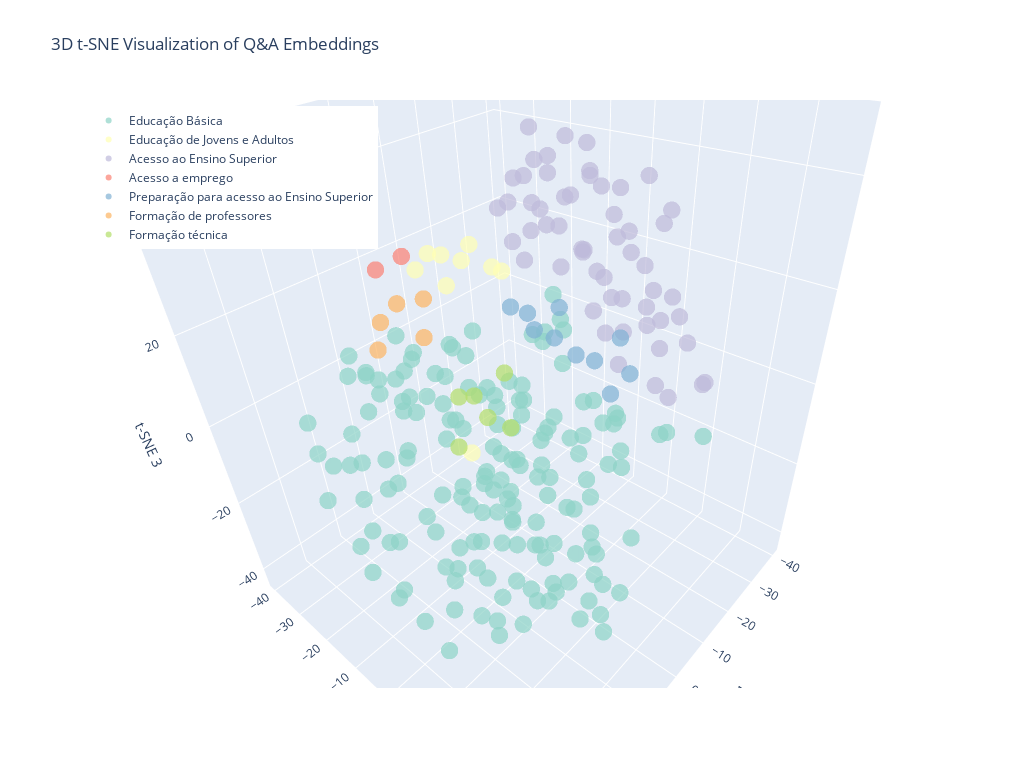

Notebook code for this chart:
### Code cell
create_3d_plot(embeddings_3d, embeddings_df)

### Figure 1 — Plotly figure (JSON) as saved in the notebook; plotly's stock layout.template omitted (floating-point values rounded to 4 significant figures; data arrays with more than 128 entries replaced by an {"elided": "..."} marker saying what was removed)
{"data": [{"hovertemplate": "%{text}<extra></extra>", "marker": {"color": "rgb(141,211,199)", "opacity": 0.7, "size": 6}, "mode": "markers", "name": "Educação Básica", "text": {"elided": "159 str values"}, "type": "scatter3d", "x": {"elided": "159 float values"}, "y": {"elided": "159 float values"}, "z": {"elided": "159 float values"}}, {"hovertemplate": "%{text}<extra></extra>", "marker": {"color": "rgb(255,255,179)", "opacity": 0.7, "size": 6}, "mode": "markers", "name": "Educação de Jovens e Adultos", "text": ["Tópico: Educação de Jovens e Adultos<br>Programa: EJA<br>Pergunta: O que é EJA?", "Tópico: Educação de Jovens e Adultos<br>Programa: EJA<br>Pergunta: Quem pode participar do EJA?", "Tópico: Educação de Jovens e Adultos<br>Programa: EJA<br>Pergunta: Como funciona o EJA?", "Tópico: Educação de Jovens e Adultos<br>Programa: EJA<br>Pergunta: Onde encontrar o EJA?", "Tópico: Educação de Jovens e Adultos<br>Programa: PROEJA<br>Pergunta: Como o EJA pode me preparar para o mercado de trabalho?", "Tópico: Educação de Jovens e Adultos<br>Programa: PROEJA<br>Pergunta: Quais são as instituições que ofertam os cursos?", "Tópico: Educação de Jovens e Adultos<br>Programa: PROEJA<br>Pergunta: Como é feita a seleção para os cursos Proeja?", "Tópico: Educação de Jovens e Adultos<br>Programa: PROEJA<br>Pergunta: Eu já concluí o ensino médio, posso cursar o Proeja ?", "Tópico: Educação de Jovens e Adultos<br>Programa: Pé-de-meia/EJA<br>Pergunta: Alunos da EJA têm direito ao recebimento do Pé de Meia?"], "type": "scatter3d", "x": [-6.364, -8.648, -12.05, -6.184, -13.88, -6.923, -12.32, -17.16, 6.897], "y": [-32.17, -25.65, -30.33, -27.28, -23.44, -18.32, -15.73, -18.0, -5.313], "z": [17.51, 14.94, 19.21, 22.45, 22.61, 23.11, 20.46, 17.05, -8.406]}, {"hovertemplate": "%{text}<extra></extra>", "marker": {"color": "rgb(190,186,218)", "opacity": 0.7, "size": 6}, "mode": "markers", "name": "Acesso ao Ensino Superior", "text": ["Tópico: Acesso ao Ensino Superior<br>Programa: SISU<br>Pergunta: O que é o SISU?", "Tópico: Acesso ao Ensino Superior<br>Programa: SISU<br>Pergunta: Quem pode se inscrever no SISU?", "Tópico: Acesso ao Ensino Superior<br>Programa: SISU<br>Pergunta: Posso escolher qual semestre irei cursar?", "Tópico: Acesso ao Ensino Superior<br>Programa: SISU<br>Pergunta: O candidato que participou do Sisu em edições anteriores e foi selecionado pode concorrer nesta edição?", "Tópico: Acesso ao Ensino Superior<br>Programa: SISU<br>Pergunta: O candidato matriculado em instituição de educação superior pode concorrer no processo seletivo desta edição do Sisu?", "Tópico: Acesso ao Ensino Superior<br>Programa: SISU<br>Pergunta: É cobrada alguma taxa para a realização da inscrição?", "Tópico: Acesso ao Ensino Superior<br>Programa: SISU<br>Pergunta: Quais os documentos necessários para fazer a inscrição no Sisu?", "Tópico: Acesso ao Ensino Superior<br>Programa: CPOP (Rede Nacional de Cursinhos Populares)<br>Pergunta: O que é um cursinho popular?", "Tópico: Acesso ao Ensino Superior<br>Programa: CPOP (Rede Nacional de Cursinhos Populares)<br>Pergunta: O que é a Rede Nacional de Cursinhos Populares (CPOP)?", "Tópico: Acesso ao Ensino Superior<br>Programa: CPOP (Rede Nacional de Cursinhos Populares)<br>Pergunta: Como um cursinho entra para a CPOP?", "Tópico: Acesso ao Ensino Superior<br>Programa: CPOP (Rede Nacional de Cursinhos Populares)<br>Pergunta: Como sei os cursinhos populares que fazem parte da CPOP?", "Tópico: Acesso ao Ensino Superior<br>Programa: CPOP (Rede Nacional de Cursinhos Populares)<br>Pergunta: Sou aluno e quero participar de um cursinho da CPOP?", "Tópico: Acesso ao Ensino Superior<br>Programa: CPOP (Rede Nacional de Cursinhos Populares)<br>Pergunta: Os alunos de cursinhos da CPOP recebem algum apoio?", "Tópico: Acesso ao Ensino Superior<br>Programa: ENEM (Exame Nacional do Ensino Médio)<br>Pergunta: O que é o ENEM?", "Tópico: Acesso ao Ensino Superior<br>Programa: ENEM (Exame Nacional do Ensino Médio)<br>Pergunta: Para que serve a nota do ENEM?", "Tópico: Acesso ao Ensino Superior<br>Programa: ENEM (Exame Nacional do Ensino Médio)<br>Pergunta: Quem pode fazer a prova do ENEM?", "Tópico: Acesso ao Ensino Superior<br>Programa: ENEM (Exame Nacional do Ensino Médio)<br>Pergunta: Como faço para me inscrever no ENEM?", "Tópico: Acesso ao Ensino Superior<br>Programa: ENEM (Exame Nacional do Ensino Médio)<br>Pergunta: Preciso pagar para fazer o ENEM?", "Tópico: Acesso ao Ensino Superior<br>Programa: ENEM (Exame Nacional do Ensino Médio)<br>Pergunta: Existe isenção da taxa de inscrição do ENEM?", "Tópico: Acesso ao Ensino Superior<br>Programa: ENEM (Exame Nacional do Ensino Médio)<br>Pergunta: Se eu conseguir a isenção da taxa, minha inscrição no ENEM está garantida?", "Tópico: Acesso ao Ensino Superior<br>Programa: ENEM (Exame Nacional do Ensino Médio)<br>Pergunta: Sou aluno de escola pública, minha inscrição no ENEM é automática?", "Tópico: Acesso ao Ensino Superior<br>Programa: ENEM (Exame Nacional do Ensino Médio)<br>Pergunta: Como são as provas do ENEM?", "Tópico: Acesso ao Ensino Superior<br>Programa: ENEM (Exame Nacional do Ensino Médio)<br>Pergunta: Posso usar minha nota do ENEM para estudar fora do Brasil?", "Tópico: Acesso ao Ensino Superior<br>Programa: ENEM (Exame Nacional do Ensino Médio)<br>Pergunta: Não consegui fazer a prova em um dos dias. Posso refazer?", "Tópico: Acesso ao Ensino Superior<br>Programa: ENEM (Exame Nacional do Ensino Médio)<br>Pergunta: O ENEM tem prazo de validade?", "Tópico: Acesso ao Ensino Superior<br>Programa: ENEM (Exame Nacional do Ensino Médio)<br>Pergunta: O que é o programa \"Pé-de-Meia\" e qual a relação com o ENEM?", "Tópico: Acesso ao Ensino Superior<br>Programa: SISU (Sistema de Seleção Unificada)<br>Pergunta: O que é o SISU?", "Tópico: Acesso ao Ensino Superior<br>Programa: SISU (Sistema de Seleção Unificada)<br>Pergunta: Quem pode se inscrever no SISU?", "Tópico: Acesso ao Ensino Superior<br>Programa: SISU (Sistema de Seleção Unificada)<br>Pergunta: Como funciona a inscrição no SISU?", "Tópico: Acesso ao Ensino Superior<br>Programa: SISU (Sistema de Seleção Unificada)<br>Pergunta: O que é a \"nota de corte\" do SISU?", "Tópico: Acesso ao Ensino Superior<br>Programa: SISU (Sistema de Seleção Unificada)<br>Pergunta: E se eu não for aprovado na chamada regular do SISU?", "Tópico: Acesso ao Ensino Superior<br>Programa: Lei de Cotas<br>Pergunta: O que é o sistema de cotas?", "Tópico: Acesso ao Ensino Superior<br>Programa: Lei de Cotas<br>Pergunta: Como saber se tenho direito às cotas?", "Tópico: Acesso ao Ensino Superior<br>Programa: Lei de Cotas<br>Pergunta: Onde indico que quero concorrer pelas cotas?", "Tópico: Acesso ao Ensino Superior<br>Programa: ProUni (Programa Universidade para Todos)<br>Pergunta: O que é o ProUni?", "Tópico: Acesso ao Ensino Superior<br>Programa: ProUni (Programa Universidade para Todos)<br>Pergunta: Quem pode se inscrever no ProUni?", "Tópico: Acesso ao Ensino Superior<br>Programa: ProUni (Programa Universidade para Todos)<br>Pergunta: Qual o critério de renda para o ProUni?", "Tópico: Acesso ao Ensino Superior<br>Programa: ProUni (Programa Universidade para Todos)<br>Pergunta: Fui pré-selecionado no ProUni, isso garante minha bolsa?", "Tópico: Acesso ao Ensino Superior<br>Programa: ProUni (Programa Universidade para Todos)<br>Pergunta: Consegui uma bolsa de 50% do ProUni, mas não posso pagar o resto. O que faço?", "Tópico: Acesso ao Ensino Superior<br>Programa: ProUni (Programa Universidade para Todos)<br>Pergunta: Posso escolher qualquer curso no ProUni?", "Tópico: Acesso ao Ensino Superior<br>Programa: ProUni (Programa Universidade para Todos)<br>Pergunta: Posso me inscrever no ProUni e no Fies ao mesmo tempo?", "Tópico: Acesso ao Ensino Superior<br>Programa: ProUni (Programa Universidade para Todos)<br>Pergunta: E se eu perder o prazo de comprovação de documentos?", "Tópico: Acesso ao Ensino Superior<br>Programa: ProUni (Programa Universidade para Todos)<br>Pergunta: Quem já tem diploma pode participar do ProUni?", "Tópico: Acesso ao Ensino Superior<br>Programa: FIES (Fundo de Financiamento Estudantil)<br>Pergunta: O que é o FIES?", "Tópico: Acesso ao Ensino Superior<br>Programa: FIES (Fundo de Financiamento Estudantil)<br>Pergunta: Qual a diferença entre FIES e ProUni?", "Tópico: Acesso ao Ensino Superior<br>Programa: FIES (Fundo de Financiamento Estudantil)<br>Pergunta: Quais os requisitos para pedir o FIES?", "Tópico: Acesso ao Ensino Superior<br>Programa: FIES (Fundo de Financiamento Estudantil)<br>Pergunta: Como funciona o processo para conseguir o FIES?", "Tópico: Acesso ao Ensino Superior<br>Programa: FIES (Fundo de Financiamento Estudantil)<br>Pergunta: Posso me inscrever no Fies e no Prouni ao mesmo tempo?", "Tópico: Acesso ao Ensino Superior<br>Programa: FIES (Fundo de Financiamento Estudantil)<br>Pergunta: Posso financiar qualquer curso no Fies?", "Tópico: Acesso ao Ensino Superior<br>Programa: FIES (Fundo de Financiamento Estudantil)<br>Pergunta: Preciso ter fiador para o Fies?", "Tópico: Acesso ao Ensino Superior<br>Programa: FIES (Fundo de Financiamento Estudantil)<br>Pergunta: Como funcionam os pagamentos durante o curso?", "Tópico: Acesso ao Ensino Superior<br>Programa: FIES (Fundo de Financiamento Estudantil)<br>Pergunta: E se eu perder o prazo de comprovação de documentos?", "Tópico: Acesso ao Ensino Superior<br>Programa: FIES (Fundo de Financiamento Estudantil)<br>Pergunta: Posso adiantar parcelas do Fies?", "Tópico: Acesso ao Ensino Superior<br>Programa: FIES (Fundo de Financiamento Estudantil)<br>Pergunta: E se eu desistir do curso?", "Tópico: Acesso ao Ensino Superior<br>Programa: FIES (Fundo de Financiamento Estudantil)<br>Pergunta: Tabela Comparativa: SISU, ProUni e FIES"], "type": "scatter3d", "x": [-10.67, -23.59, -10.62, -20.97, -25.34, -25.52, -18.36, -3.033, -9.199, -8.277, -4.149, -1.538, 3.229, -30.49, -38.01, -33.84, -26.77, -29.99, -35.89, -33.42, -27.68, -31.89, -39.79, -38.65, -33.46, -25.87, -12.91, -18.37, -18.21, -12.53, -19.2, -22.58, -19.09, -19.07, -16.96, -20.62, -24.51, -22.59, -19.31, -14.26, -7.882, -13.32, -23.92, 3.518, -0.563, 6.897, 0.7717, -2.149, 6.286, 7.151, -1.442, -7.629, 0.5908, -2.322, -4.702], "y": [-7.16, -0.6848, -3.473, -5.86, -6.587, -7.856, -11.88, 28.03, 32.71, 29.9, 35.59, 29.18, 34.01, 2.954, 3.824, -2.629, -2.01, -3.665, 0.4039, 5.429, 4.302, -2.573, 3.732, -8.179, 9.775, 5.25, -1.352, -2.221, -5.834, -4.822, 1.963, 20.08, 15.42, 20.42, 12.57, 6.851, 14.47, 12.19, 18.83, 5.328, 10.06, 13.12, 5.341, 2.909, 1.656, 8.399, 8.886, 10.26, 10.47, 15.65, 6.065, 13.69, 16.51, 15.59, 2.329], "z": [39.93, 37.94, 31.39, 28.23, 32.7, 43.29, 37.31, 16.3, 15.13, 22.11, 19.48, 24.16, 20.25, 4.059, 2.491, 8.858, 9.0, 16.09, 19.11, 18.55, 13.38, 1.158, 10.0, 10.01, 7.739, -0.6478, 41.25, 35.31, 41.97, 48.23, 45.12, 16.96, 18.87, 22.42, 32.97, 33.4, 32.24, 40.56, 37.19, 28.79, 31.93, 41.45, 27.77, 41.28, 34.19, 44.39, 41.56, 31.62, 35.96, 42.84, 47.7, 43.46, 37.17, 47.53, 39.45]}, {"hovertemplate": "%{text}<extra></extra>", "marker": {"color": "rgb(251,128,114)", "opacity": 0.7, "size": 6}, "mode": "markers", "name": "Acesso a emprego", "text": ["Tópico: Acesso a emprego<br>Programa: Programa Progredir<br>Pergunta: O que é o Programa Progredir?", "Tópico: Acesso a emprego<br>Programa: Programa Progredir<br>Pergunta: Quem pode participar do Programa Progredir?"], "type": "scatter3d", "x": [10.8, 7.182], "y": [-20.82, -17.71], "z": [27.36, 29.36]}, {"hovertemplate": "%{text}<extra></extra>", "marker": {"color": "rgb(128,177,211)", "opacity": 0.7, "size": 6}, "mode": "markers", "name": "Preparação para acesso ao Ensino Superior", "text": ["Tópico: Preparação para acesso ao Ensino Superior<br>Programa: Cursinho Popular<br>Pergunta: O que é um Cursinho Popular?", "Tópico: Preparação para acesso ao Ensino Superior<br>Programa: Cursinho Popular<br>Pergunta: Quem tem direito a fazer Cursinho Popular?", "Tópico: Preparação para acesso ao Ensino Superior<br>Programa: Cursinho Popular<br>Pergunta: Por que o Cursinho Popular é importante?", "Tópico: Preparação para acesso ao Ensino Superior<br>Programa: Cursinho Popular<br>Pergunta: Quando é possível se inscrever no Cursinho Popular?", "Tópico: Preparação para acesso ao Ensino Superior<br>Programa: Cursinho Popular<br>Pergunta: Como se inscrever para o Cursinho Popular?", "Tópico: Preparação para acesso ao Ensino Superior<br>Programa: CadEJA<br>Pergunta: O que é o CadEJA?", "Tópico: Preparação para acesso ao Ensino Superior<br>Programa: CadEJA<br>Pergunta: Quem tem direito a acessar o CADEJA?", "Tópico: Preparação para acesso ao Ensino Superior<br>Programa: CadEJA<br>Pergunta: Por que o CADEJA é importante?", "Tópico: Preparação para acesso ao Ensino Superior<br>Programa: CadEJA<br>Pergunta: Quando é possível se inscrever no CADEJA?", "Tópico: Preparação para acesso ao Ensino Superior<br>Programa: CadEJA<br>Pergunta: Como se inscrever no CadEJA?"], "type": "scatter3d", "x": [-0.3999, -5.314, -7.257, -0.2856, 2.151, -10.48, -11.28, -10.99, -4.728, -5.486], "y": [21.55, 19.66, 20.48, 14.67, 20.22, -5.148, 2.021, 0.9307, 1.685, -4.606], "z": [13.32, 20.69, 13.14, 18.08, 20.4, 14.61, 17.82, 11.19, 16.1, 18.29]}, {"hovertemplate": "%{text}<extra></extra>", "marker": {"color": "rgb(253,180,98)", "opacity": 0.7, "size": 6}, "mode": "markers", "name": "Formação de professores", "text": ["Tópico: Formação de professores<br>Programa: ProCampo<br>Pergunta: O que é o ProCampo?", "Tópico: Formação de professores<br>Programa: ProCampo<br>Pergunta: Quem tem direito a fazer ProCampo?", "Tópico: Formação de professores<br>Programa: ProCampo<br>Pergunta: Por que o ProCampo é importante?", "Tópico: Formação de professores<br>Programa: ProCampo<br>Pergunta: Quando é possível se inscrever no ProCampo?", "Tópico: Formação de professores<br>Programa: ProCampo<br>Pergunta: Como se inscrever para o ProCampo?"], "type": "scatter3d", "x": [20.31, 20.39, 24.66, 13.83, 17.2], "y": [-7.953, -2.707, -3.382, -4.658, -1.504], "z": [25.64, 30.67, 24.44, 28.09, 23.76]}, {"hovertemplate": "%{text}<extra></extra>", "marker": {"color": "rgb(179,222,105)", "opacity": 0.7, "size": 6}, "mode": "markers", "name": "Formação técnica", "text": ["Tópico: Formação técnica<br>Programa: Institutos Federais<br>Pergunta: Posso fazer um curso técnico depois do ensino médio?", "Tópico: Formação técnica<br>Programa: Institutos Federais<br>Pergunta: Onde encontro cursos técnicos gratuitos perto de mim?", "Tópico: Formação técnica<br>Programa: Institutos Federais<br>Pergunta: Posso fazer um curso técnico sem ter feito o Enem?", "Tópico: Formação técnica<br>Programa: Institutos Federais<br>Pergunta: Quanto tempo dura um curso técnico?", "Tópico: Formação técnica<br>Programa: Institutos Federais<br>Pergunta: Que áreas de cursos técnicos posso fazer?", "Tópico: Formação técnica<br>Programa: Institutos Federais<br>Pergunta: Existe bolsa ou ajuda de custo para quem faz curso técnico?"], "type": "scatter3d", "x": [25.46, 19.5, 19.1, 28.25, 23.54, 21.31], "y": [18.18, 13.94, 17.68, 17.19, 12.79, 20.41], "z": [25.96, 16.85, 26.03, 18.58, 22.32, 19.21]}], "layout": {"height": 768, "legend": {"x": 0.01, "xanchor": "left", "y": 0.99, "yanchor": "top"}, "scene": {"aspectmode": "auto", "aspectratio": {"x": 0.9481, "y": 0.9407, "z": 1.121}, "camera": {"center": {"x": 0, "y": 0, "z": 0}, "eye": {"x": 0.8909, "y": 0.8909, "z": 0.8909}, "projection": {"type": "perspective"}, "up": {"x": -0.03842, "y": 0.03996, "z": 0.9985}}, "xaxis": {"title": {"text": "t-SNE 1"}, "type": "linear"}, "yaxis": {"title": {"text": "t-SNE 2"}, "type": "linear"}, "zaxis": {"title": {"text": "t-SNE 3"}, "type": "linear"}}, "title": {"text": "3D t-SNE Visualization of Q&A Embeddings"}, "width": 1024}}
